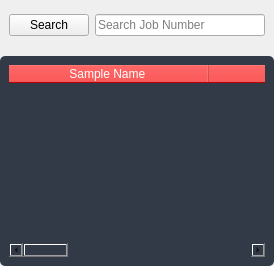
             <widget class="QWidget" name="icpDatabase">
              <layout class="QGridLayout" name="gridLayout_5">
               <property name="leftMargin">
                <number>0</number>
               </property>
               <property name="topMargin">
                <number>0</number>
               </property>
               <property name="rightMargin">
                <number>0</number>
               </property>
               <property name="bottomMargin">
                <number>0</number>
               </property>
               <item row="0" column="0">
                <widget class="QWidget" name="icpSearchBar" native="true">
                 <property name="minimumSize">
                  <size>
                   <width>100</width>
                   <height>50</height>
                  </size>
                 </property>
                 <property name="styleSheet">
                  <string notr="true"/>
                 </property>
                 <layout class="QHBoxLayout" name="horizontalLayout_24">
                  <item>
                   <widget class="QPushButton" name="icpSearchBtn">
                    <property name="text">
                     <string>Search</string>
                    </property>
                   </widget>
                  </item>
                  <item>
                   <widget class="QLineEdit" name="icpSearchInput">
                    <property name="placeholderText">
                     <string>Search Job Number</string>
                    </property>
                   </widget>
                  </item>
                 </layout>
                </widget>
               </item>
               <item row="1" column="0">
                <widget class="QWidget" name="widget_23" native="true">
                 <property name="minimumSize">
                  <size>
                   <width>0</width>
                   <height>100</height>
                  </size>
                 </property>
                 <property name="styleSheet">
                  <string notr="true">QWidget {
	background-color: #323a47;
	border-radius: 5px; 
}

#icpTable {
	color:white; 
} 
QHeaderView::section { 
	background-color: red; 
	color:white; 
}
QHeaderView::vertical::section { background-color: blue; }</string>
                 </property>
                 <layout class="QVBoxLayout" name="verticalLayout_28">
                  <item>
                   <widget class="QTableWidget" name="icpTable">
                    <attribute name="horizontalHeaderCascadingSectionResizes">
                     <bool>true</bool>
                    </attribute>
                    <attribute name="horizontalHeaderDefaultSectionSize">
                     <number>200</number>
                    </attribute>
                    <attribute name="horizontalHeaderShowSortIndicator" stdset="0">
                     <bool>false</bool>
                    </attribute>
                    <attribute name="horizontalHeaderStretchLastSection">
                     <bool>false</bool>
                    </attribute>
                    <attribute name="verticalHeaderVisible">
                     <bool>false</bool>
                    </attribute>
                    <attribute name="verticalHeaderCascadingSectionResizes">
                     <bool>false</bool>
                    </attribute>
                    <attribute name="verticalHeaderShowSortIndicator" stdset="0">
                     <bool>false</bool>
                    </attribute>
                    <attribute name="verticalHeaderStretchLastSection">
                     <bool>false</bool>
                    </attribute>
                    <column>
                     <property name="text">
                      <string>Sample Name </string>
                     </property>
                    </column>
                    <column>
                     <property name="text">
                      <string>Job Number</string>
                     </property>
                    </column>
                    <column>
                     <property name="text">
                      <string>Machine Type</string>
                     </property>
                    </column>
                    <column>
                     <property name="text">
                      <string>File Location </string>
                     </property>
                    </column>
                    <column>
                     <property name="text">
                      <string>Upload Date </string>
                     </property>
                    </column>
                   </widget>
                  </item>
                 </layout>
                </widget>
               </item>
              </layout>
             </widget>
